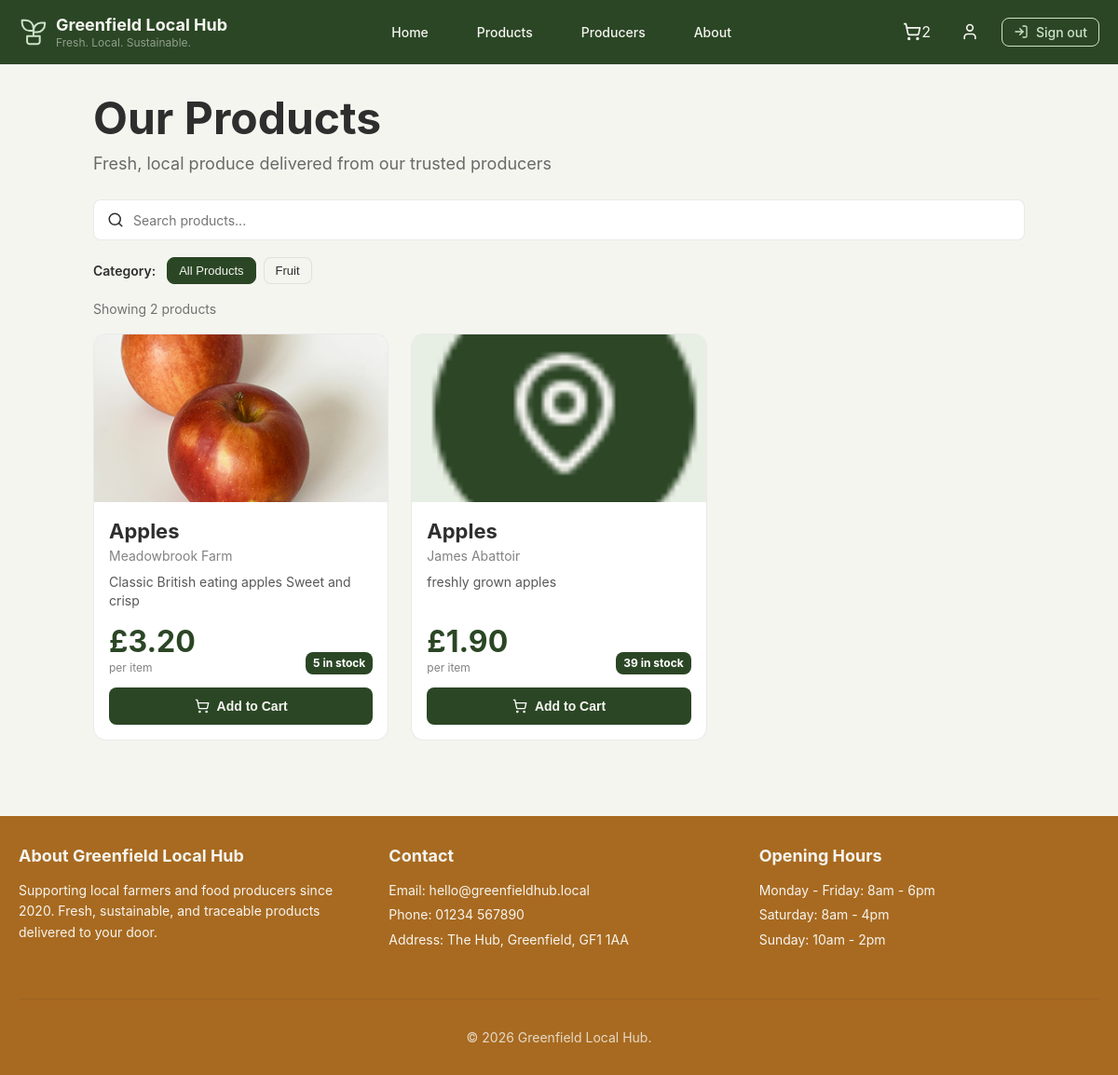
/products (signed in), run on the app's committed database.
### tables this page shows
CREATE TABLE product (
product_id INTEGER PRIMARY KEY AUTOINCREMENT,
producer_id INTEGER NOT NULL,
name TEXT NOT NULL,
description TEXT NOT NULL,
price NUMERIC NOT NULL,
category TEXT NOT NULL,
image_url TEXT NOT NULL,
is_available INTEGER NOT NULL,
stock INTEGER NOT NULL,
FOREIGN KEY (producer_id) REFERENCES producer(producer_id) ON DELETE CASCADE
);

CREATE TABLE producer (
producer_id INTEGER PRIMARY KEY AUTOINCREMENT,
business_registration_number TEXT NOT NULL UNIQUE,
business_name TEXT NOT NULL,
business_email TEXT NOT NULL UNIQUE,
business_phone_number TEXT NOT NULL,
password_hash TEXT NOT NULL,
business_address TEXT NOT NULL,
description TEXT,
image_url TEXT,
production_method TEXT,
sustainability_info TEXT
);

### app.py (the view)
@app.route("/products")
def products():
    db = get_db()
    products = db.execute("""
        SELECT
            p.product_id,
            p.name,
            p.description,
            p.price,
            p.category,
            p.image_url,
            p.stock,
            pr.business_name
        FROM product p
        JOIN producer pr ON p.producer_id = pr.producer_id
        WHERE p.is_available = 1
        ORDER BY p.name COLLATE NOCASE
    """).fetchall()
    categories = db.execute(
        """
        SELECT DISTINCT category
        FROM product
        WHERE is_available = 1
        ORDER BY category COLLATE NOCASE
        """
    ).fetchall()
    db.close()
    return render_template(
        "products.html",
        products=products,
        categories=[category["category"] for category in categories],
    )

### app.py (called while the page is built, shortened)
def get_db():
    db = sqlite3.connect("glh.db")
    db.row_factory = sqlite3.Row
    db.execute("PRAGMA foreign_keys = ON")
    return db

@login_manager.user_loader
def load_user(user_id):
    db = get_db()
    if user_id.startswith("customer:"):
        actual_id = user_id.replace("customer:", "", 1)
        user = db.execute(
            "SELECT * FROM customer WHERE customer_id = ?",
            (actual_id,)
        ).fetchone()
        db.close()
        if user:
            return User(
                id=user["customer_id"],
                name=user["name"],
                email=user["email"],
                password_hash=user["password_hash"],
                user_type="customer"
            )
    db.close()
    return None

def get_cart_count(db, customer_id):
    basket = db.execute(
        "SELECT basket_id FROM basket WHERE customer_id = ?",
        (customer_id,)
    ).fetchone()
    if not basket:
        return 0
    count = db.execute(
        """
        SELECT COUNT(*)
        FROM basket_item
        WHERE basket_id = ?
        """,
        (basket["basket_id"],)
    ).fetchone()[0]
    return count or 0

@app.context_processor
def inject_cart_count():
    if current_user.is_authenticated and current_user.user_type == "customer":
        db = get_db()
        count = get_cart_count(db, current_user.id)
        db.close()
        return {"cart_count": count}
    return {"cart_count": 0}

### templates/products.html (shortened to what this page needs)
{% extends "base.html" %}  {% block content %}
<section class="products-page">
  <div class="container">
    <div class="products-page-header">
      <h1>Our Products</h1>
      <p>Fresh, local produce delivered from our trusted producers</p>
    </div>
    <div class="products-producers-control">
      <div class="search-bar">
        <div class="search-bar_field">
          <span class="search-bar_icon" aria-hidden="true">
          </span>
          <input
            type="text"
            id="productSearch"
            class="search-bar_input form-control"
            placeholder="Search products..."
            aria-label="Search products"
          />
        </div>
      </div>
      <div class="products-filters">
        <span class="products-filters_label">Category:</span>
        <div class="products-filters_list">
          <button
            type="button"
            class="btn-primary btn products-filter-btn is-active"
            data-category="all"
          >
            All Products
          </button>
          {% for category in categories %}
          <button
            type="button"
            class="products-filter-btn btn btn-secondary"
            data-category="{{ category }}"
          >
            {{ category }}
          </button>
          {% endfor %}
        </div>
      </div>
    </div>
    <p class="products-results" id="productsResults">
    </p>
    <div class="products-grid" id="productsGrid">
      {% for product in products %}
      <article
        class="products-card"
        data-name="{{ product['name']|lower }}"
        data-description="{{ product['description']|lower }}"
        data-category="{{ product['category']|lower }}"
        data-producer="{{ product['business_name']|lower }}"
      >
        <a
          href="{{ url_for('product_detail', product_id=product['product_id']) }}"
          class="products-card_link"
        >
          <div class="products-card_image">
            <img
              src="{{ product['image_url'] }}"
              alt="{{ product['name'] }} from {{ product['business_name'] }}"
            />
          </div>
          <div class="products-card_content">
            <h2>{{ product['name'] }}</h2>
            <p class="products-card_producer">
              {{ product['business_name'] }}
            </p>
            <p class="products-card_description">
              {{ product['description'] }}
            </p>
            <div class="products-card_meta">
              <div>
                <strong class="products-card_price"
                  >£{{ '%.2f'|format(product['price']) }}</strong
                >
                <span class="products-card_unit">per item</span>
              </div>
              <span class="products-card_stock"
                >{{ product['stock'] }} in stock</span
              >
            </div>
          </div>
        </a>
        <form
          method="POST"
          action="{{ url_for('add_to_cart', product_id=product['product_id']) }}"
          class="products-card_form"
        >
          <button type="submit" class="products-card_button btn btn-primary">
            <span class="products-card_button-icon" aria-hidden="true">
            </span>
            <span>Add to Cart</span>
          </button>
        </form>
      </article>
      {% endfor %}
    </div>
  </div>
</section>
{% endblock %}

### data on the page
product: image_url (picture), name "Apples", business_name "Meadowbrook Farm", description "Classic British eating apples Sweet and crisp", price "3.20", stock "5"
product: image_url (picture), name "Apples", business_name "James Abattoir", description "freshly grown apples", price "1.90", stock "39"

### other printed values
{{ cart_count }} "2"
{{ category }} "Fruit"
